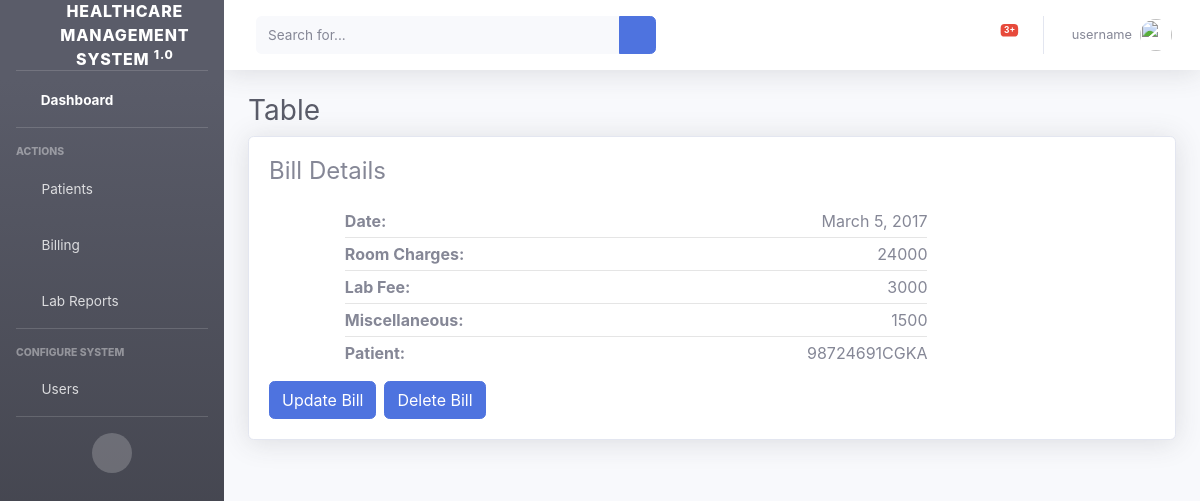
Page /bill/1/ on the committed database.
### hrm/models.py (models this page shows, shortened)
class Bills(models.Model):
    date = models.DateField()
    room_charges = models.IntegerField()
    doctor_fee = models.IntegerField()
    lab_fee = models.IntegerField()
    miscellaneous = models.IntegerField()
    patient = models.ForeignKey(Patient, on_delete=models.CASCADE)

class Patient(models.Model):
    social_security = models.CharField(max_length=10000000, primary_key=True)
    first_name = models.CharField(max_length=50)
    last_name = models.CharField(max_length=50)
    d_o_b = models.DateField()
    choices = (('M', 'Male'), ('F', 'Female'))
    gender = models.CharField(max_length=1, choices=choices)
    contact_no = models.IntegerField()
    reg_date = models.DateField()
    doctor = models.ForeignKey(User, on_delete=models.CASCADE)
    room = models.ForeignKey(Room, on_delete=models.CASCADE)
    check_out_date = models.DateField(blank=True, null=True)

### hrm/views.py (the view)
# urls.py: path('bill/<slug:pk>/', BillDetail.as_view(), name='bill_detail'),
class BillDetail(DetailView):
    model = Bills
    template_name = 'hrm/bill.html'
    context_object_name = 'bill'

### hrm/templates/hrm/bill.html (shortened to what this page needs)
{% extends 'main_base.html' %}
{% load crispy_forms_tags %}
{% load static %}
{% block body %}
    <div id="wrapper">
        <ul class="navbar-nav bg-gradient-dark sidebar sidebar-dark accordion" id="accordionSidebar">
          <a class="sidebar-brand d-flex align-items-center justify-content-center" href="index.html">
            <div class="sidebar-brand-icon ">
              <i class="fas fa-hospital"></i>
            </div>
            <div class="sidebar-brand-text mx-3">Healthcare Management System <sup>1.0</sup></div>
          </a>
          <hr class="sidebar-divider my-0">
          <li class="nav-item active">
            <a class="nav-link" href="{% url 'home' %}">
              <i class="fas fa-fw fa-tachometer-alt"></i>
              <span>Dashboard</span></a>
          </li>
          <hr class="sidebar-divider">
          <div class="sidebar-heading">
            Actions
          </div>
          <li class="nav-item">
            <a class="nav-link collapsed" href="#" data-toggle="collapse" data-target="#collapseTwo" aria-expanded="true" aria-controls="collapseTwo">
              <i class="fas fa-fw fa-people-carry"></i>
              <span>Patients</span>
            </a>
          </li>
          <li class="nav-item">
            <a class="nav-link collapsed" href="#" data-toggle="collapse" data-target="#collapseUtilities" aria-expanded="true" aria-controls="collapseUtilities">
              <i class="fas fa-fw fa-coins"></i>
              <span>Billing</span>
            </a>
          </li>
          <li class="nav-item">
            <a class="nav-link collapsed" href="#" data-toggle="collapse" data-target="#collapseLab" aria-expanded="true" aria-controls="collapseUtilities">
              <i class="fas fa-fw fa-clipboard-list"></i>
              <span>Lab Reports</span>
            </a>
          </li>
          <hr class="sidebar-divider">
          <div class="sidebar-heading">
            Configure System
          </div>
          <li class="nav-item">
            <a class="nav-link collapsed" href="#" data-toggle="collapse" data-target="#collapsePages" aria-expanded="true" aria-controls="collapsePages">
              <i class="fas fa-fw fa-user"></i>
              <span>Users</span>
            </a>
          </li>
          <hr class="sidebar-divider d-none d-md-block">
          <div class="text-center d-none d-md-inline">
            <button class="rounded-circle border-0" id="sidebarToggle"></button>
          </div>
        </ul>
        <div id="content-wrapper" class="d-flex flex-column">
          <div id="content">
            <nav class="navbar navbar-expand navbar-light bg-white topbar mb-4 static-top shadow">
              <form class="d-none d-sm-inline-block form-inline mr-auto ml-md-3 my-2 my-md-0 mw-100 navbar-search">
                <div class="input-group">
                  <input type="text" class="form-control bg-light border-0 small" placeholder="Search for..." aria-label="Search" aria-describedby="basic-addon2">
                  <div class="input-group-append">
                    <button class="btn btn-primary" type="button">
                      <i class="fas fa-search fa-sm"></i>
                    </button>
                  </div>
                </div>
              </form>
              <ul class="navbar-nav ml-auto">
                <li class="nav-item dropdown no-arrow mx-1">
                  <a class="nav-link dropdown-toggle" href="#" id="alertsDropdown" role="button" data-toggle="dropdown" aria-haspopup="true" aria-expanded="false">
                    <span class="badge badge-danger badge-counter">3+</span>
                  </a>
                </li>
                <li class="nav-item dropdown no-arrow">
                  <a class="nav-link dropdown-toggle" href="#" id="userDropdown" role="button" data-toggle="dropdown" aria-haspopup="true" aria-expanded="false">
                    <span class="mr-2 d-none d-lg-inline text-gray-600 small">
                        {% if request.user.is_authenticated %}
                          {{ request.user.username }}
                        {% else %}
                          username
                        {% endif %}
                    </span>
                    <img class="img-profile rounded-circle" src="{% static "img/hospital_login.jpeg" %}">
                  </a>
                </li>
              </ul>
            </nav>
            <div class="container-fluid">
                <h1 class="h3 mb-2 text-gray-800">Table</h1>
                <div class="card shadow mb-4">
                    <div class="card-body">
                        <h4>Bill Details</h4>
                        <div class="row">
                            <div class="offset-lg-1 col-lg-8 col-md-8">
                                <div class="py-3">
                                    <div>
                                        <strong>Date:</strong>
                                        <span class="float-right">{{ bill.date }}</span>
                                    </div>
                                    <hr class="sidebar-divider my-1">
                                    <div>
                                        <strong>Room Charges:</strong>
                                        <span class="float-right">{{ bill.room_charges }}</span>
                                    </div>
                                    <hr class="sidebar-divider my-1">
                                    <div>
                                        <strong>Lab Fee:</strong>
                                        <span class="float-right">{{ bill.lab_fee }}</span>
                                    </div>
                                    <hr class="sidebar-divider my-1">
                                    <div>
                                        <strong>Miscellaneous:</strong>
                                        {% if bill.miscellaneous %}
                                            <span class="float-right">{{ bill.miscellaneous }}</span>
                                        {% else %}
                                        <span class="float-right">----</span>
                                        {% endif %}
                                    </div>
                                    <hr class="sidebar-divider my-1">
                                    <div>
                                        <strong>Patient:</strong>
                                        <span class="float-right">{{ bill.patient.social_security }}</span>
                                    </div>
                                </div>
                            </div>
                        </div>
                        <div class="d-flex justify-content-right">
                          <a class="btn btn-user btn-primary mr-2" href="{% url 'edit_bill' bill.id %}">Update Bill</a>
                          <a class="btn btn-user btn-primary " href="#">Delete Bill</a>
                      </div>
                    </div>
                </div>
            </div>
           </div>
        </div>
    </div>
{% endblock %}

### rows in the picture
Bills: date "March 5, 2017", room_charges "24000", lab_fee "3000", miscellaneous "1500", patient.social_security "98724691CGKA"
